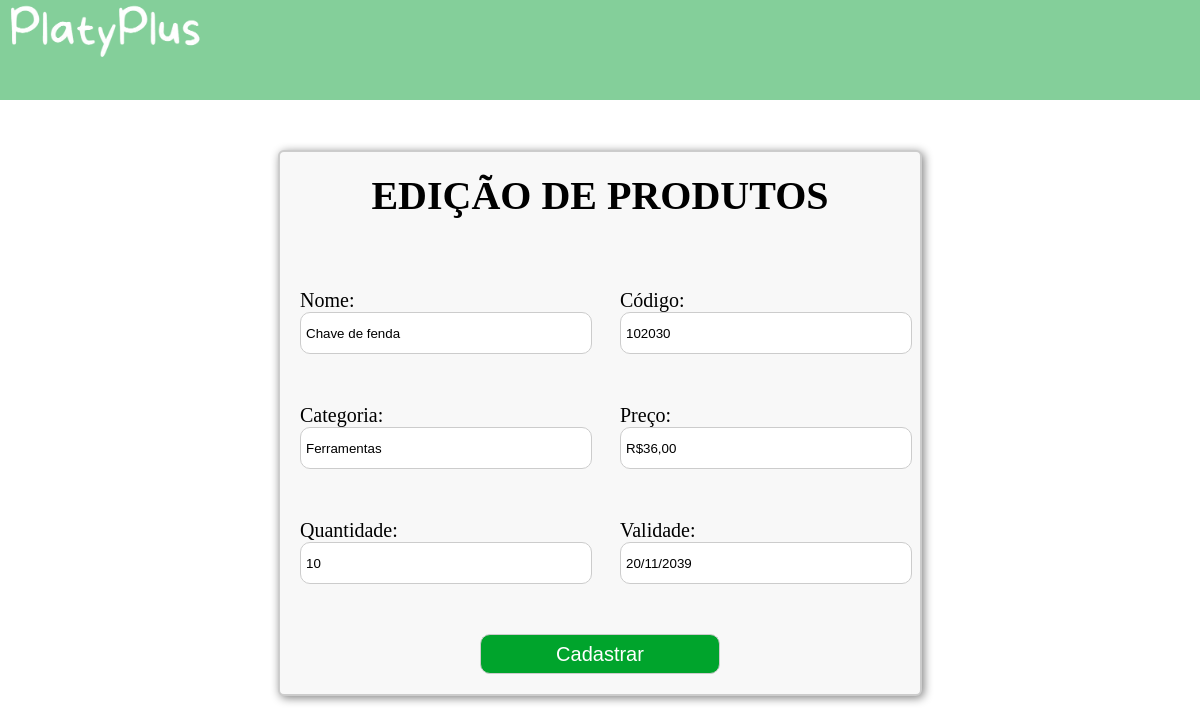
Page /editarProduto/1 on the committed database.
### models.py (models this page shows, shortened)
class Produto(Base):
    __tablename__ = 'produtos'
    produto_id = Column(Integer, primary_key=True, unique=True)
    nome_produto = Column(String(80), nullable=False, index=True)
    quantidade_produto = Column(Integer, nullable=False, index=True)
    codigo_produto = Column(String(40), nullable=False, index=True)
    categoria_produto = Column(String(40), nullable=False, index=True)
    preco_produto = Column(String(40), nullable=False, index=True)
    validade_produto = Column(String(10), nullable=False, index=True)

### app.py (the view, shortened to what this page needs)
@app.route('/editarProduto/<int:id>', methods=['POST', 'GET'])
def editarProduto(id):
    produto = Produto.query.get(id)
    if produto is None:
        flash('Produto inexistente', 'error')
        return redirect(url_for('listar_estoque'))
    return render_template('editar.html', produto=produto)

### templates/editar.html (shortened to what this page needs)
<!DOCTYPE html>
<html lang="en">
<head>
    <link rel="stylesheet" href="/static/produto.css">
</head>
<body>
<header>
    <img src="/static/img/PlatyPlusWhite.png" alt="" id="logo">
</header>
<main>
    <div id="divmae">
        <h1 style="color: #000; text-align: center; margin-bottom: 20px;">EDIÇÃO DE PRODUTOS</h1>
        <form action="{{ url_for('editarProduto', id=produto.produto_id) }}" method="POST">
            <div style="display: grid; grid-template-columns: 1fr 1fr; grid-gap: 40px; width: 100%; margin-top: 50px;">
                <div class="input-container">
                    <label for="produto1">Nome:</label>
                    <input type="text" id="produto1" name="nome_produto" value="{{ produto.nome_produto }}">
                </div>
                <div class="input-container">
                    <label for="produto2">Código:</label>
                    <input type="text" id="produto2" name="codigo_produto" value="{{ produto.codigo_produto }}">
                </div>
                <div class="input-container">
                    <label for="produto3">Categoria:</label>
                    <input type="text" id="produto3" name="categoria_produto" value="{{ produto.categoria_produto }}">
                </div>
                <div class="input-container">
                    <label for="produto4">Preço:</label>
                    <input type="text" id="produto4" name="preco_produto" value="{{ produto.preco_produto }}">
                </div>
                <div class="input-container">
                    <label for="produto5">Quantidade:</label>
                    <input type="text" id="produto5" name="quantidade_produto" value="{{ produto.quantidade_produto }}">
                </div>
                <div class="input-container">
                    <label for="produto6">Validade:</label>
                    <input type="text" id="produto6" name="validade_produto" value="{{ produto.validade_produto }}">
                </div>
            </div>
            <div style="display: flex; justify-content: center; margin-top: 40px;">
                <button type="submit"
                        style="height: 40px; width: 40%; border-radius: 10px; border: 1px solid #ccc; background-color: #00A42C; cursor: pointer; padding: 5px; transition: background-color 0.3s; color: white; font-size:20px;">
                    Cadastrar
                </button>
            </div>
        </form>
    </div>
</main>
</body>
</html>

### static/produto.css (style rules this page uses)
* { margin: 0; padding: 0; }
header { height: 100px; background-color: #84cf9a; width: 100%; }
#logo { height: 60px; }
main { display: flex; justify-content: center; margin-top: 50px; align-items: center; font-family: normal serif; }
#divmae { display: flex; flex-direction: column; align-items: center; width: 50%; height: 80%; background-color: #f8f8f8; border: 2px solid #ccc; box-shadow: 2px 2px 10px gray; padding: 20px; border-radius: 6px; font-family: normal serif; font-size: 20px; }

### templates/editar.html (style rules this page uses)
body { font-family: Arial, sans-serif; }
#divmae { padding: 20px; }
.input-container { margin-bottom: 10px; }
input { width: 100%; height: 30px; border-radius: 10px; border: 1px solid #ccc; padding: 5px; }
button { height: 30px; border-radius: 10px; cursor: pointer; }

### rows in the picture
Produto: nome_produto "Chave de fenda", codigo_produto "102030", categoria_produto "Ferramentas", preco_produto "R$36,00", quantidade_produto "10", validade_produto "20/11/2039"
